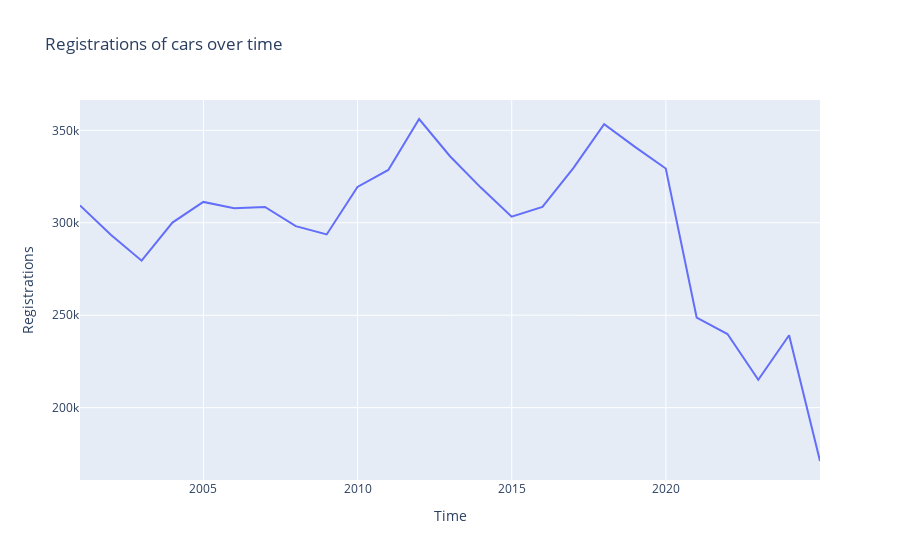

Notebook source saved alongside this figure:
### Code cell
#Registrations of cars over time (sum over all makes)

zulassungen = zulassungen.reset_index()
zulassungen = zulassungen.groupby("Time").sum().resample("YE").sum()
px.line(zulassungen.reset_index(), x="Time", y="Registrations", title="Registrations of cars over time").show()

### Figure 1 — Plotly figure (JSON) as saved in the notebook; plotly's stock layout.template omitted (floating-point values rounded to 4 significant figures)
{"data": [{"hovertemplate": "Time=%{x}<br>Registrations=%{y}<extra></extra>", "legendgroup": "", "line": {"color": "#636efa", "dash": "solid"}, "marker": {"symbol": "circle"}, "mode": "lines", "name": "", "orientation": "v", "showlegend": false, "type": "scatter", "x": ["2000-12-31T00:00:00", "2001-12-31T00:00:00", "2002-12-31T00:00:00", "2003-12-31T00:00:00", "2004-12-31T00:00:00", "2005-12-31T00:00:00", "2006-12-31T00:00:00", "2007-12-31T00:00:00", "2008-12-31T00:00:00", "2009-12-31T00:00:00", "2010-12-31T00:00:00", "2011-12-31T00:00:00", "2012-12-31T00:00:00", "2013-12-31T00:00:00", "2014-12-31T00:00:00", "2015-12-31T00:00:00", "2016-12-31T00:00:00", "2017-12-31T00:00:00", "2018-12-31T00:00:00", "2019-12-31T00:00:00", "2020-12-31T00:00:00", "2021-12-31T00:00:00", "2022-12-31T00:00:00", "2023-12-31T00:00:00", "2024-12-31T00:00:00"], "xaxis": "x", "y": [309427, 293528, 279493, 300121, 311292, 307915, 308594, 298182, 293697, 319403, 328563, 356145, 336010, 319035, 303318, 308555, 329604, 353320, 341068, 329363, 248740, 239803, 215050, 239150, 171129], "yaxis": "y"}], "layout": {"legend": {"tracegroupgap": 0}, "title": {"text": "Registrations of cars over time"}, "xaxis": {"anchor": "y", "domain": [0, 1], "title": {"text": "Time"}}, "yaxis": {"anchor": "x", "domain": [0, 1], "title": {"text": "Registrations"}}}}
